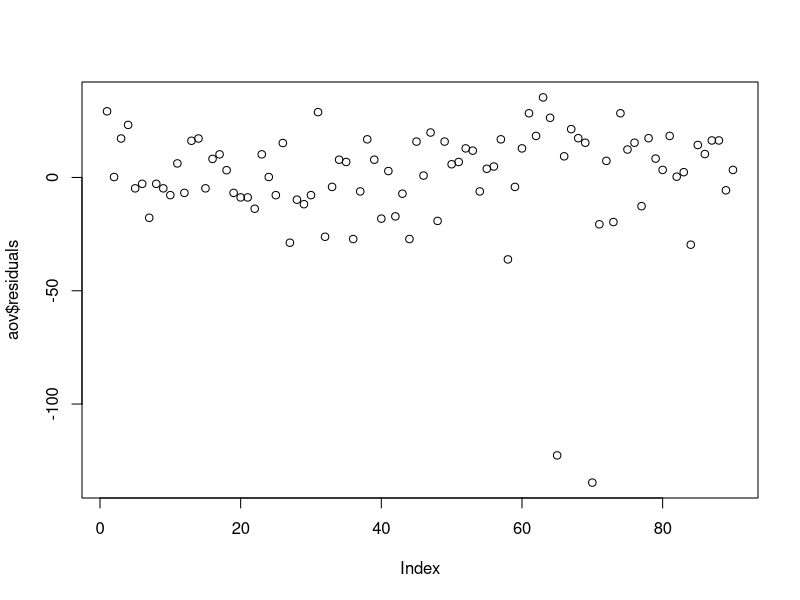
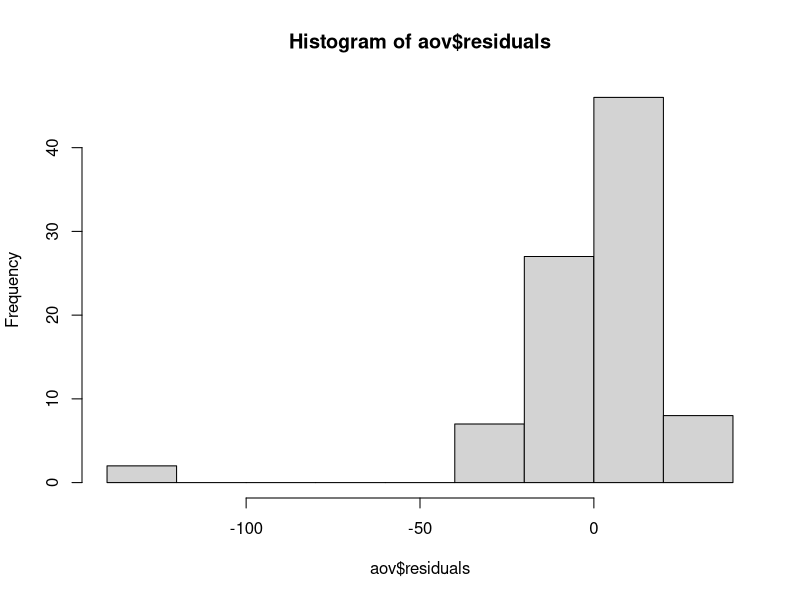
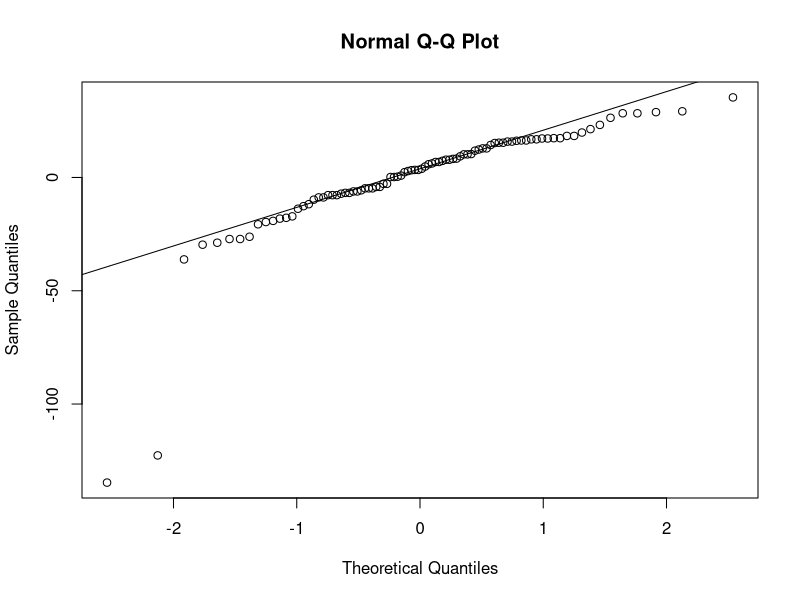
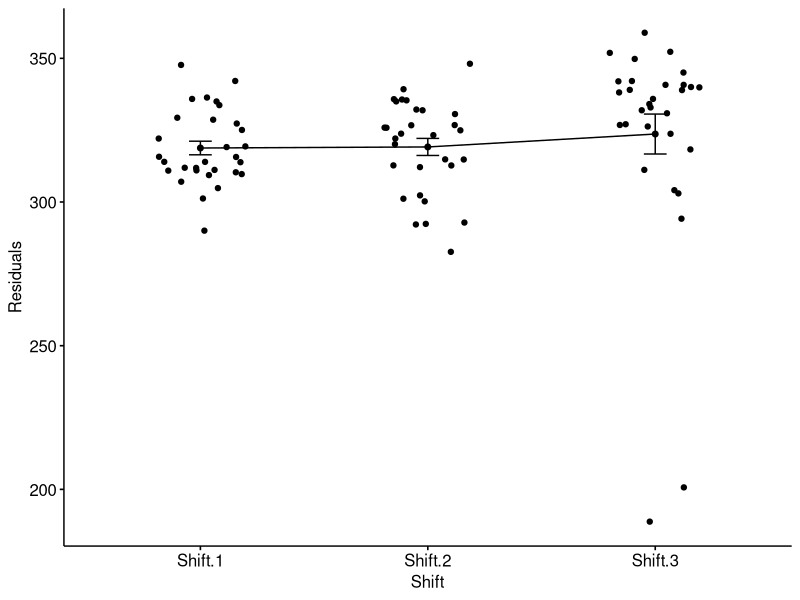

Recreate these plots in R, in order.
# Title     : TODO
# Objective : Explore the effect of a cat var  X on a num var Y
# Created by: oscarhernandezlopez
# Created on: 05/07/21

## CTQ: produced goods in kg
## Influence factor: The shifts:Morning, evening and night
## Are shifts equally productive?

require(ggplot2)

data<-read.csv("Productivity-Table 1.csv",
               header = TRUE,
               sep = ",",
               stringsAsFactors = FALSE,
               skip = 6) [ ,1:3]

#An ANOVA analysis is required because of the nature of
#variables

#Organize/Prepare data
df<-stack(data)

#Perform the ANOVA
aov <- aov(lm(df$values ~ df$ind))
summary(aov)

## p value shows no evidence of difference
## in productivity due to shifts, but residuals must be
## verified to validate this conclusion.

#Residuals
plot(aov$residuals) #Independency

#Normality
hist(aov$residuals)

qqnorm(aov$residuals)
qqline(aov$residuals)

library("ggpubr")
ggline(df, x = "ind", y = "values",
       add = c("mean_se", "jitter"),
       order = c("Shift.1", "Shift.2", "Shift.3"),
       ylab = "Residuals", xlab = "Shift")

## After seeing the graphs some assumptions of the ANOVA
## are not satisfied, therefore as an alternative, perform
## a Kruskal-Wallis analysis, or investigate the two outliers

kruskal.test(df$values ~ df$ind, data = df)
## The analysis differ from the ANOVA, the p-value<0.05
## meaning productivity differs across the shifts.
